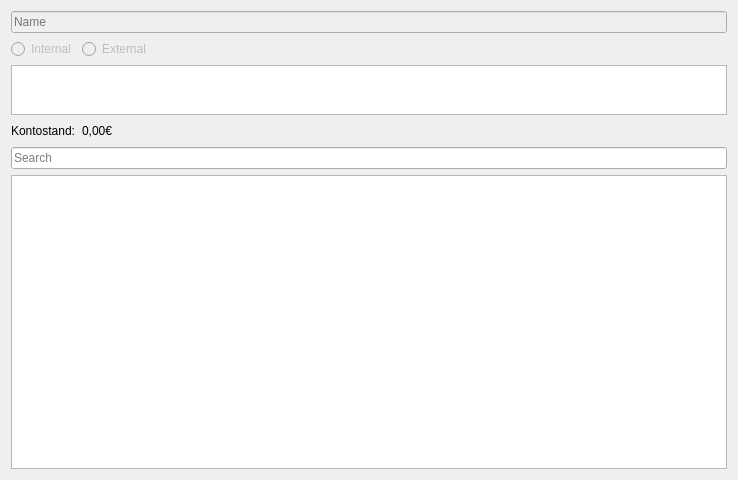
<?xml version="1.0" encoding="UTF-8"?>
<ui version="4.0">
 <class>AccountDialog</class>
 <widget class="QDialog" name="AccountDialog">
  <property name="geometry">
   <rect>
    <x>0</x>
    <y>0</y>
    <width>738</width>
    <height>480</height>
   </rect>
  </property>
  <property name="windowTitle">
   <string>Konto Details</string>
  </property>
  <layout class="QVBoxLayout" name="verticalLayout">
   <item>
    <widget class="QLineEdit" name="nameLineEdit">
     <property name="enabled">
      <bool>false</bool>
     </property>
     <property name="placeholderText">
      <string>Name</string>
     </property>
    </widget>
   </item>
   <item>
    <layout class="QHBoxLayout" name="horizontalLayout_2">
     <item>
      <widget class="QRadioButton" name="internalRadioButton">
       <property name="enabled">
        <bool>false</bool>
       </property>
       <property name="text">
        <string>Internal</string>
       </property>
      </widget>
     </item>
     <item>
      <widget class="QRadioButton" name="externalRadioButton">
       <property name="enabled">
        <bool>false</bool>
       </property>
       <property name="text">
        <string>External</string>
       </property>
      </widget>
     </item>
     <item>
      <spacer name="horizontalSpacer_2">
       <property name="orientation">
        <enum>Qt::Horizontal</enum>
       </property>
       <property name="sizeHint" stdset="0">
        <size>
         <width>40</width>
         <height>20</height>
        </size>
       </property>
      </spacer>
     </item>
    </layout>
   </item>
   <item>
    <widget class="QPlainTextEdit" name="adressEdit">
     <property name="sizePolicy">
      <sizepolicy hsizetype="Expanding" vsizetype="Minimum">
       <horstretch>0</horstretch>
       <verstretch>0</verstretch>
      </sizepolicy>
     </property>
     <property name="minimumSize">
      <size>
       <width>0</width>
       <height>50</height>
      </size>
     </property>
     <property name="maximumSize">
      <size>
       <width>16777215</width>
       <height>50</height>
      </size>
     </property>
     <property name="readOnly">
      <bool>true</bool>
     </property>
     <property name="plainText">
      <string/>
     </property>
    </widget>
   </item>
   <item>
    <layout class="QHBoxLayout" name="horizontalLayout">
     <item>
      <widget class="QLabel" name="label">
       <property name="text">
        <string>Kontostand:</string>
       </property>
      </widget>
     </item>
     <item>
      <widget class="QLabel" name="balanceLabel">
       <property name="text">
        <string>0,00€</string>
       </property>
      </widget>
     </item>
     <item>
      <spacer name="horizontalSpacer">
       <property name="orientation">
        <enum>Qt::Horizontal</enum>
       </property>
       <property name="sizeHint" stdset="0">
        <size>
         <width>40</width>
         <height>20</height>
        </size>
       </property>
      </spacer>
     </item>
    </layout>
   </item>
   <item>
    <widget class="QLineEdit" name="FilterLineEdit">
     <property name="placeholderText">
      <string>Search</string>
     </property>
    </widget>
   </item>
   <item>
    <widget class="QTableView" name="tableView">
     <property name="sizePolicy">
      <sizepolicy hsizetype="Expanding" vsizetype="Expanding">
       <horstretch>0</horstretch>
       <verstretch>50</verstretch>
      </sizepolicy>
     </property>
     <property name="alternatingRowColors">
      <bool>true</bool>
     </property>
     <property name="selectionMode">
      <enum>QAbstractItemView::SingleSelection</enum>
     </property>
     <property name="selectionBehavior">
      <enum>QAbstractItemView::SelectRows</enum>
     </property>
     <property name="showGrid">
      <bool>false</bool>
     </property>
     <property name="sortingEnabled">
      <bool>true</bool>
     </property>
     <attribute name="horizontalHeaderMinimumSectionSize">
      <number>100</number>
     </attribute>
     <attribute name="horizontalHeaderShowSortIndicator" stdset="0">
      <bool>false</bool>
     </attribute>
     <attribute name="horizontalHeaderStretchLastSection">
      <bool>true</bool>
     </attribute>
     <attribute name="verticalHeaderVisible">
      <bool>false</bool>
     </attribute>
     <attribute name="verticalHeaderMinimumSectionSize">
      <number>20</number>
     </attribute>
     <attribute name="verticalHeaderDefaultSectionSize">
      <number>25</number>
     </attribute>
    </widget>
   </item>
  </layout>
 </widget>
 <resources/>
 <connections/>
</ui>
